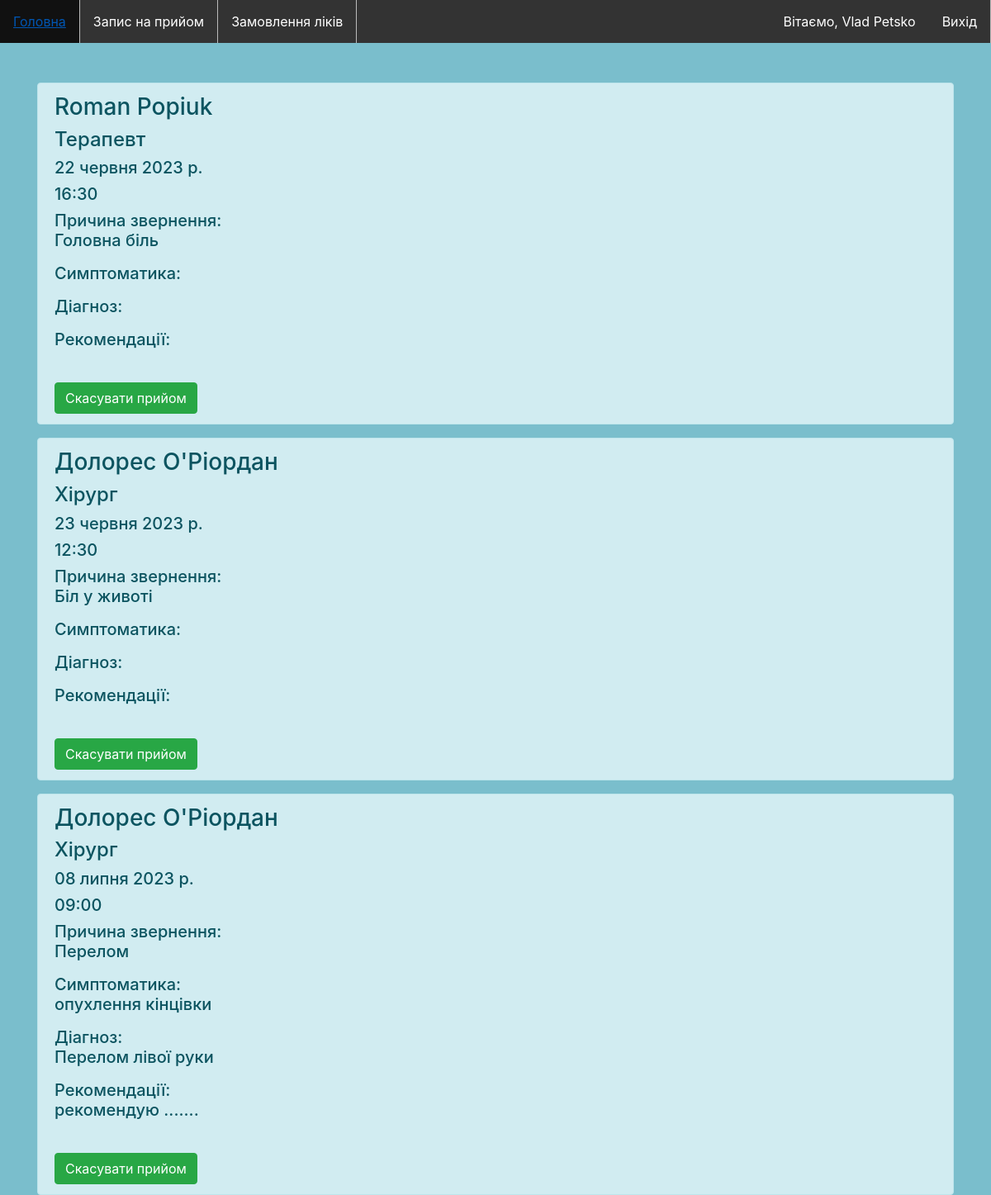
The app's page / (signed in) with its own data.
### Questionnaire/apps/mainApp/models.py (models this page shows, shortened)
class User(AbstractUser):
    role = models.PositiveSmallIntegerField(choices=ROLES, default=1)

class Appointment(models.Model):
    id = models.AutoField(primary_key=True)
    doctor = models.ForeignKey(Doctor, on_delete=models.CASCADE, verbose_name='Лікар')
    patietn = models.ForeignKey(User, on_delete=models.CASCADE, verbose_name='Пацієнт')
    date = models.DateField(verbose_name='Дата прийому')
    time = models.TimeField(verbose_name='Час прийому')
    complains = models.TextField('Причини звернення')
    symptoms = models.TextField('Симптоматика', blank=True, null=True)
    diagnosys = models.TextField('Діагноз', blank=True, null=True)
    recomendations = models.TextField('Рекомендації', blank=True, null=True)
    class Meta:
        verbose_name = 'Прийом'
        verbose_name_plural = 'Прийоми'
        ordering = ('diagnosys',)

class Doctor(models.Model):
    user = models.ForeignKey(User, on_delete=models.CASCADE, verbose_name='Користувач')
    specialization = models.TextField('Спеціалізація')
    class Meta:
        verbose_name = 'Лікар'
        verbose_name_plural = 'Лікарі'

### Questionnaire/apps/mainApp/views.py (the view)
# urls.py: path('', views.index, name='index'),
def index(request):
    if request.user.is_authenticated:
        if request.user.is_superuser:
            appointments = Appointment.objects.all()
            return render(request, 'index.html', {'appointments': appointments})
        if request.user.role == 1:
            doctor = Doctor.objects.filter(user=request.user)
            if doctor is not None and len(doctor) > 0:
                appointments = Appointment.objects.filter(doctor=doctor[0])
                return render(request, 'index.html', {'appointments': appointments})
            else:
                return render(request, 'index.html', None)
        else:
            appointments = Appointment.objects.filter(patietn=request.user)
            return render(request, 'index.html', {'appointments': appointments})
    else:
        return render(request, 'main.html', None)

### Questionnaire/templates/index.html (shortened to what this page needs)
{%  extends 'base.html' %}
{% block content %}
<div class="container mt-5">
  {% if appointments %}
    {% for appointment in appointments %}
  <div  class="alert alert-info mt2">
        {% if user.role == 2 %}
       <h3>{{appointment.doctor.user.get_full_name}}</h3>
       <h4>{{appointment.doctor.specialization}}</h4>
        {% endif %}
       <h5>{{appointment.date}}</h5>
       <h5>{{appointment.time}}</h5>
    <h5>Причина звернення: {{appointment.complains|linebreaks}}</h5>
    <h5>Симптоматика: {{appointment.symptoms|linebreaks}}</h5>
    <h5>Діагноз: {{appointment.diagnosys|linebreaks}}</h5>
    <h5>Рекомендації: {{appointment.recomendations|linebreaks}}</h5>
          <br>
      {% if user.role == 2 %}
      <a href="{% url 'delete_appointment' appointment.id %}" class="btn btn-success">Скасувати прийом</a>
      {% endif %}
  </div>
    {% endfor %}
    {% endif %}
</div>
{% endblock %}

### Questionnaire/templates/base.html (shortened to what this page needs)
<!DOCTYPE html>
<html lang = "ru">
  <head>
    <link rel="stylesheet" href="https://stackpath.bootstrapcdn.com/bootstrap/4.1.3/css/bootstrap.min.css">
    <link rel="stylesheet" href="https://use.fontawesome.com/releases/v5.6.1/css/all.css">
      {% load static %}
	<link rel="stylesheet" type="text/css" href="{% static 'index/css/style.css' %}">
  </head>
<body>
<ul>
  <li class="active"><a href="{% url 'index' %}">Головна</a></li></li>
    {% if user.role == 2 %}
            <li><a href="{% url 'add_appointment' %}">Запис на прийом</a></li>
            <li><a href="{% url 'medical' %}">Замовлення ліків</a></li>
    {% endif %}
    <li  style="float:right" st><a href="{% url 'logout' %}">Вихід</a></li>
  <li class="usrName">Вітаємо, {{request.user.get_full_name}}</li>
</ul>
  {% block content %}
  {% endblock %}
</body>
</html>

### Questionnaire/templates/base.html (style rules this page uses)
body, html { margin: 0; padding: 0; height: 100%; background: #7abecc !important; }
ul { list-style-type: none; margin: 0; padding: 0; overflow: hidden; background-color: #333; }
li { float: left; border-right:1px solid #bbb; }
li:last-child { border-right: none; }
li a { display: block; color: white; text-align: center; padding: 14px 16px; text-decoration: none; }
.active { background-color: #4CAF50; }
.usrName { float:right; vertical-align:5px; color:white; display: block; text-align: center; padding: 14px 16px; }

### records on screen
User: user.get_full_name "Vlad Petsko"
Appointment: doctor.user.get_full_name "Roman Popiuk", doctor.specialization "Терапевт", date "22 червня 2023 р.", time "16:30", complains "Головна біль"
Appointment: doctor.user.get_full_name "Долорес О'Ріордан", doctor.specialization "Хірург", date "23 червня 2023 р.", time "12:30", complains "Біл у животі"
Appointment: doctor.user.get_full_name "Долорес О'Ріордан", doctor.specialization "Хірург", date "08 липня 2023 р.", time "09:00", complains "Перелом", symptoms "опухлення кінцівки", diagnosys "Перелом лівої руки", recomendations "рекомендую ......."
